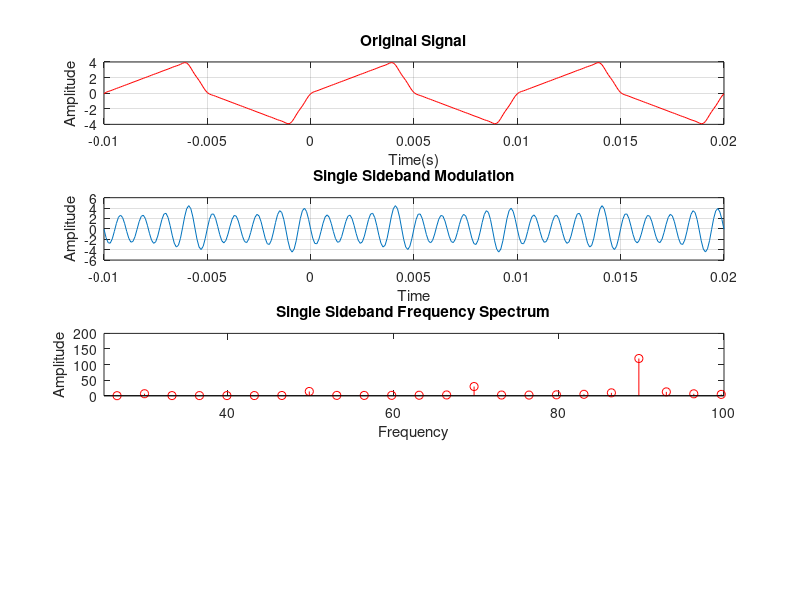

This figure's MATLAB source: (Note: this script raises an error after producing the figure.)
load Our_Signal2.mat

warning('off','all');
warning;  

%f= 1/10;
%w = 2*pi*f;
Car_Freq = 1000;       % Carrier Frequency 
Car_Sig = cos(2*pi*Car_Freq*t);     %carrier signal

Base_Hilber = imag(hilbert(Signal)); % to obtain the minimum-phase response from a spectral analysis
sb = Signal.*cos(2*pi*Car_Freq*t) + Base_Hilber.*sin(2*pi*Car_Freq*t);

subplot(4,1,1)
plot(t, Signal, 'r')
title('Original Signal')
ylabel('Amplitude');
xlabel('Time(s)');
grid on;

subplot(4,1,2)
plot(t,sb);
title('Single Sideband Modulation'); 
xlabel('Time');
ylabel('Amplitude');
grid

nfft = length(sb); %this Gets the length of the input signal
SSB_Sig_Four = fft(sb,nfft); %this does an Fourier Transform using the input signal
SSB_Sig_Four = SSB_Sig_Four(1:nfft/2); % gets only pos frequencies

xfft = fs.*(0:nfft/2-1)/nfft;

subplot(4,1,3)
stem(xfft,abs(SSB_Sig_Four/max(Signal)),'r');
axis([25 100 0 200])   %only shows up to 100 as we only have half freq spectrum for SSB
title('Single Sideband Frequency Spectrum')  
xlabel('Frequency')
ylabel('Amplitude')

%% SSB Demodulation

% Multiply the SSB signal by the carrier, then apply a lowpass filter
ssb_mult_carrier = sb .* Car_Sig;
ssb_output_lowpass = lowpass(ssb_mult_carrier,100,1000); %single side band outputs

subplot(4,1,4);
plot(t,ssb_output_lowpass)
title('Demodulated Signal')
xlabel('Time')
ylabel('Amplitude')
grid